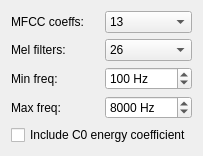
              <widget class="QWidget" name="pageMfccParams">
               <layout class="QGridLayout" name="mfccParamsLayout">
                <item row="0" column="0">
                 <widget class="QLabel" name="lblMfccCoeffCount">
                  <property name="text">
                   <string>MFCC coeffs:</string>
                  </property>
                 </widget>
                </item>
                <item row="0" column="1">
                 <widget class="QComboBox" name="cmbMfccCoeffCount">
                  <item>
                   <property name="text">
                    <string>13</string>
                   </property>
                  </item>
                  <item>
                   <property name="text">
                    <string>20</string>
                   </property>
                  </item>
                  <item>
                   <property name="text">
                    <string>40</string>
                   </property>
                  </item>
                 </widget>
                </item>
                <item row="1" column="0">
                 <widget class="QLabel" name="lblMfccMelFilterCount">
                  <property name="text">
                   <string>Mel filters:</string>
                  </property>
                 </widget>
                </item>
                <item row="1" column="1">
                 <widget class="QComboBox" name="cmbMfccMelFilterCount">
                  <item>
                   <property name="text">
                    <string>26</string>
                   </property>
                  </item>
                  <item>
                   <property name="text">
                    <string>40</string>
                   </property>
                  </item>
                  <item>
                   <property name="text">
                    <string>64</string>
                   </property>
                  </item>
                 </widget>
                </item>
                <item row="2" column="0">
                 <widget class="QLabel" name="lblMfccMinFreq">
                  <property name="text">
                   <string>Min freq:</string>
                  </property>
                 </widget>
                </item>
                <item row="2" column="1">
                 <widget class="QSpinBox" name="spinMfccMinFreq">
                  <property name="suffix">
                   <string> Hz</string>
                  </property>
                  <property name="minimum">
                   <number>0</number>
                  </property>
                  <property name="maximum">
                   <number>20000</number>
                  </property>
                  <property name="value">
                   <number>100</number>
                  </property>
                 </widget>
                </item>
                <item row="3" column="0">
                 <widget class="QLabel" name="lblMfccMaxFreq">
                  <property name="text">
                   <string>Max freq:</string>
                  </property>
                 </widget>
                </item>
                <item row="3" column="1">
                 <widget class="QSpinBox" name="spinMfccMaxFreq">
                  <property name="suffix">
                   <string> Hz</string>
                  </property>
                  <property name="minimum">
                   <number>1000</number>
                  </property>
                  <property name="maximum">
                   <number>24000</number>
                  </property>
                  <property name="value">
                   <number>8000</number>
                  </property>
                 </widget>
                </item>
                <item row="4" column="0" colspan="2">
                 <widget class="QCheckBox" name="chkMfccUseC0">
                  <property name="text">
                   <string>Include C0 energy coefficient</string>
                  </property>
                  <property name="checked">
                   <bool>false</bool>
                  </property>
                 </widget>
                </item>
               </layout>
              </widget>
